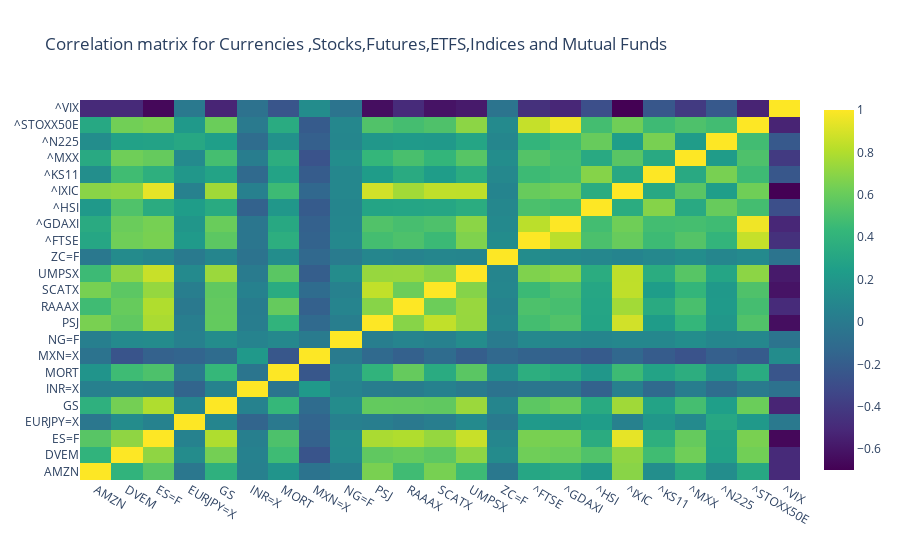

Source (notebook cell):
### Code cell
#create an interactive heatmap
tickers = list(mix_asset_class_rets.columns)
trace = go.Heatmap(z=co.tolist(),x=tickers,y=tickers,colorscale='Viridis')


data = Data([trace])

layout=Layout(
        title='Correlation matrix for Currencies ,Stocks,Futures,ETFS,Indices and Mutual Funds',
    )

fig = Figure(data=data, layout=layout)
iplot(fig)

### Figure 1 — Plotly figure (JSON) as saved in the notebook; plotly's stock layout.template omitted (floating-point values rounded to 4 significant figures; data arrays with more than 128 entries replaced by an {"elided": "..."} marker saying what was removed)
{"data": [{"colorscale": [[0, "#440154"], [0.1111, "#482878"], [0.2222, "#3e4989"], [0.3333, "#31688e"], [0.4444, "#26828e"], [0.5556, "#1f9e89"], [0.6667, "#35b779"], [0.7778, "#6ece58"], [0.8889, "#b5de2b"], [1, "#fde725"]], "type": "heatmap", "x": ["AMZN", "DVEM", "ES=F", "EURJPY=X", "GS", "INR=X", "MORT", "MXN=X", "NG=F", "PSJ", "RAAAX", "SCATX", "UMPSX", "ZC=F", "^FTSE", "^GDAXI", "^HSI", "^IXIC", "^KS11", "^MXX", "^N225", "^STOXX50E", "^VIX"], "y": ["AMZN", "DVEM", "ES=F", "EURJPY=X", "GS", "INR=X", "MORT", "MXN=X", "NG=F", "PSJ", "RAAAX", "SCATX", "UMPSX", "ZC=F", "^FTSE", "^GDAXI", "^HSI", "^IXIC", "^KS11", "^MXX", "^N225", "^STOXX50E", "^VIX"], "z": {"elided": "23x23 float values"}}], "layout": {"title": {"text": "Correlation matrix for Currencies ,Stocks,Futures,ETFS,Indices and Mutual Funds"}}}
